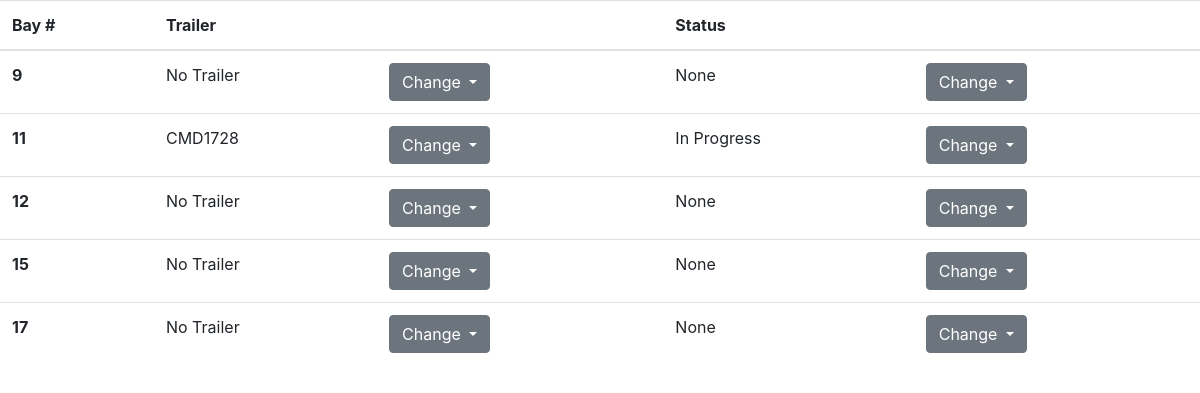
The page / on the database its author committed.
### trailerapp/models.py (models this page shows, shortened)
class Door(models.Model):
    door_number = models.CharField(max_length=2)
    trailer_number = models.CharField(max_length=100, default='No Trailer')
    EMPTY = 'Empty'
    LOADED = 'Loaded'
    PROGRESS = 'In Progress'
    NONE = 'None'
    STATUS_CHOICES = (
        (NONE, 'None'),
        (LOADED, 'Loaded'),
        (PROGRESS, 'In Progress'),
        (EMPTY, 'Empty'),
    )
    status = models.CharField(max_length=20, choices=STATUS_CHOICES, default='3')

### trailerapp/views.py (the view)
# urls.py: path('', views.main, name='main'),
def main(request):
    all_doors = Door.objects.all
    return render(request, 'index.html', {'all_doors': all_doors})

### trailerapp/templates/index.html (shortened to what this page needs)
<!DOCTYPE html>
<html>
<head>
	<link rel="stylesheet" href="https://stackpath.bootstrapcdn.com/bootstrap/4.3.1/css/bootstrap.min.css">
</head>
<body>
	<table class="table">
  <thead>
    <tr>
      <th scope="col">Bay #</th>
      <th scope="col">Trailer</th>
      <th scope="col"></th>
      <th scope="col">Status</th>
      <th scope="col"></th>
    </tr>
  </thead>
  <tbody>
  	{% for doors in all_doors %}
    <tr>
      <th scope="row">{{ doors.door_number }}</th>
      <td>{{ doors.trailer_number }}
      </td>
      <td><div class="dropdown">
		<a class="btn btn-secondary dropdown-toggle" href="#" role="button" id="dropdownMenuLink" data-toggle="dropdown" aria-haspopup="true" aria-expanded="false">
		Change
		</a>
		</div></td>
      <td>{{ doors.status }}</td><td>
		<div class="dropdown">
		<a class="btn btn-secondary dropdown-toggle" href="#" role="button" id="dropdownMenuLink" data-toggle="dropdown" aria-haspopup="true" aria-expanded="false">
		Change
		</a>
		</div>
      </td>
    </tr>
    {% endfor %}
  </tbody>
</table>
</body>
</html>

### rows shown on the page
Door: door_number "9", trailer_number "No Trailer", status "None"
Door: door_number "11", trailer_number "CMD1728", status "In Progress"
Door: door_number "12", trailer_number "No Trailer", status "None"
Door: door_number "15", trailer_number "No Trailer", status "None"
Door: door_number "17", trailer_number "No Trailer", status "None"
